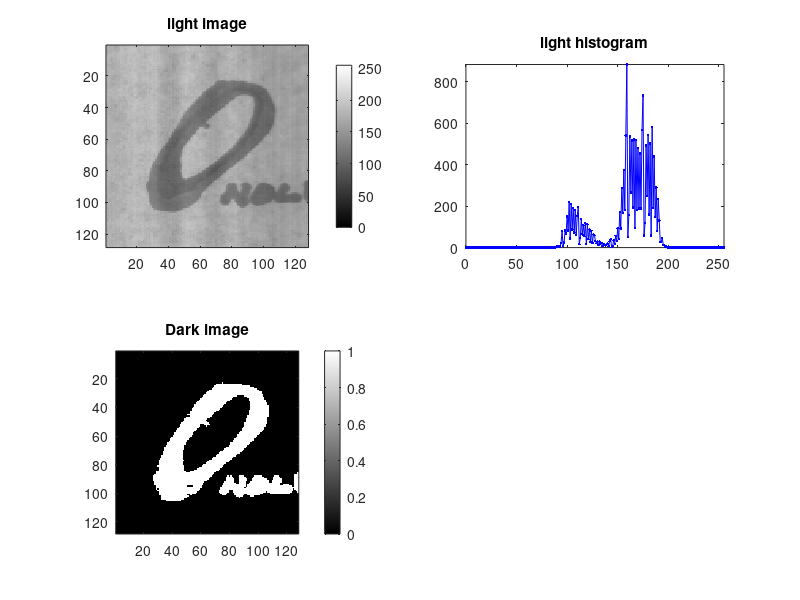

The MATLAB source for this figure:
binvect = [0:1:255];

load nuf0a.mat
histo = hist(nuf0a(:), binvect);
nuf0aT = (nuf0a<130);

SE4 = [0 1 0; 1 1 1; 0 1 0];
SE8 = [1 1 1; 1 1 1; 1 1 1];

nuf0aT_d4 = imdilate(nuf0aT, SE4);
nuf0aT_d8 = imdilate(nuf0aT, SE8);
nuf0aT_de4 = imerode(nuf0aT_d4, SE4);
nuf0aT_de8 = imerode(nuf0aT_d8, SE8);

figure(1)
colormap(gray(256))
subplot(2,2,1), imagesc(nuf0a, [0 255]);
axis image; title('light image'); colorbar
subplot(2,2,2), plot(binvect, histo, '.-b');
axis tight; title('light histogram');

subplot(2,2,3), imagesc(nuf0aT);
axis image; title('Dark image'); colorbar

% figure(2)
% colormap(gray(256))
% subplot(2,2,1), imagesc(nuf0aT_d4);
% axis image; title('nuf0aTd4'); colorbar
% subplot(2,2,2), imagesc(nuf0aT_d8);
% axis image; title('nuf0aTd4'); colorbar
% subplot(2,2,3), imagesc(nuf0aT_de4);
% axis image; title('nuf0aTde4'); colorbar
% subplot(2,2,4), imagesc(nuf0aT_de8);
% axis image; title('nuf0aTde8'); colorbar